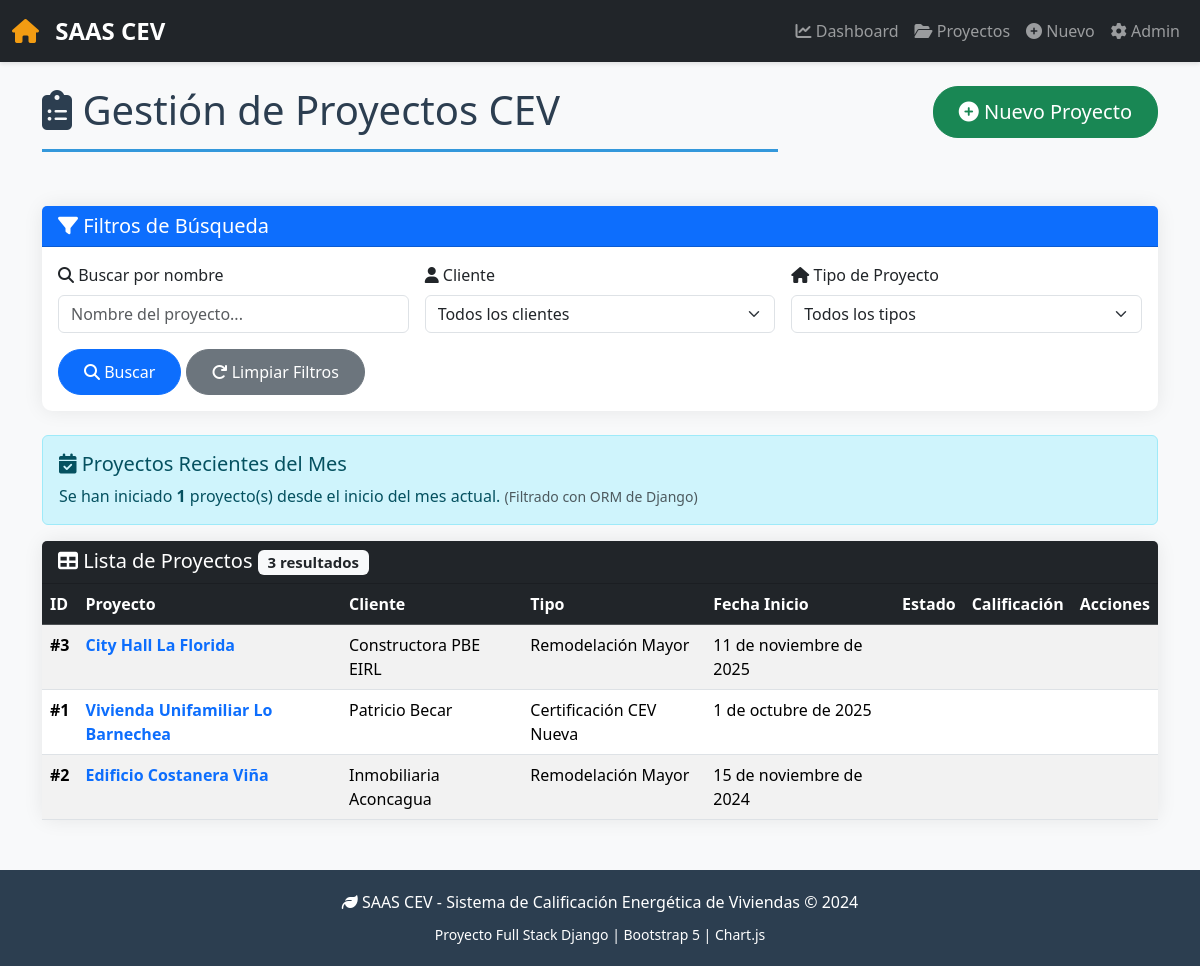
The page /proyectos/ on the database as committed earlier.
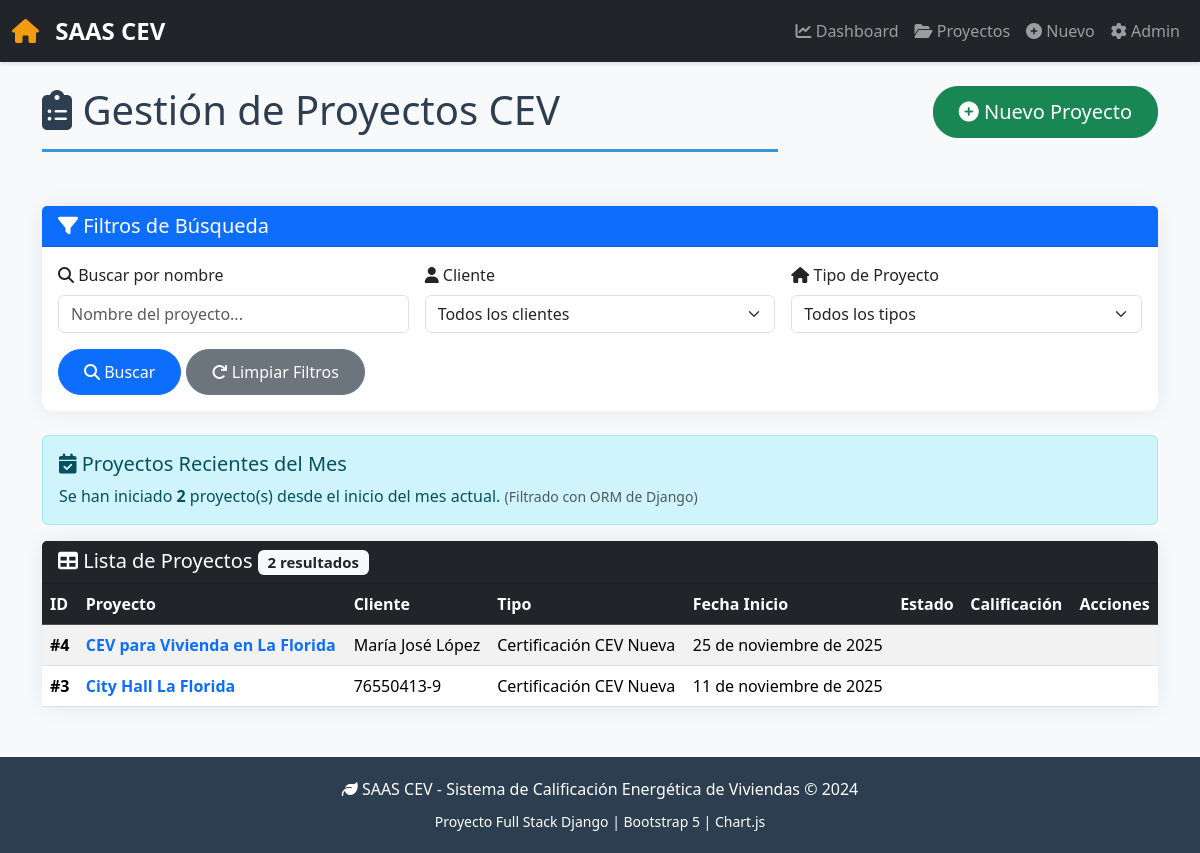
The same page on the database as committed later.
### gestion/models.py (models this page shows, shortened)
class Proyecto(models.Model):
    cliente = models.ForeignKey(Cliente, on_delete=models.CASCADE, related_name='proyectos')
    tipo = models.ForeignKey(TipoProyecto, on_delete=models.PROTECT)
    sistemas = models.ManyToManyField(SistemaClimatizacion, related_name='proyectos', blank=True)
    nombre = models.CharField(max_length=200, verbose_name="Nombre de la Vivienda/Proyecto")
    descripcion = models.TextField(blank=True, null=True)
    fecha_inicio = models.DateField(default=date.today)
    class Meta:
        verbose_name_plural = "Proyectos"
        ordering = ['-fecha_inicio']

class Cliente(models.Model):
    nombre = models.CharField(max_length=100, verbose_name="Nombre/Razón Social")
    contacto = models.CharField(max_length=100, verbose_name="Email de Contacto", unique=True)
    def __str__(self):
        return self.nombre

class TipoProyecto(models.Model):
    nombre = models.CharField(max_length=50)
    class Meta:
        verbose_name_plural = "Tipos de Proyecto"
    def __str__(self):
        return self.nombre

### gestion/views.py (the view)
# urls.py: path('proyectos/', ProyectoListView.as_view(), name='proyecto-list'),
class ProyectoListView(ListView):
    model = Proyecto
    template_name = 'gestion/proyecto_list.html'
    context_object_name = 'proyectos'
    paginate_by = 10
    def get_queryset(self):
        queryset = super().get_queryset().select_related('cliente', 'tipo').prefetch_related('sistemas')
        search = self.request.GET.get('search')
        if search:
            queryset = queryset.filter(nombre__icontains=search)
        cliente_id = self.request.GET.get('cliente')
        if cliente_id:
            queryset = queryset.filter(cliente_id=cliente_id)
        tipo_id = self.request.GET.get('tipo')
        if tipo_id:
            queryset = queryset.filter(tipo_id=tipo_id)
        return queryset.order_by('-fecha_inicio')
    def get_context_data(self, **kwargs):
        context = super().get_context_data(**kwargs)
        today = date.today()
        first_day_of_month = today.replace(day=1)
        context['proyectos_recientes'] = Proyecto.objects.filter(
            fecha_inicio__gte=first_day_of_month
        ).order_by('-fecha_inicio')
        from .models import TipoProyecto
        context['clientes'] = Cliente.objects.all()
        context['tipos'] = TipoProyecto.objects.all()
        return context

### gestion/templates/gestion/proyecto_list.html (shortened to what this page needs)
{% extends "gestion/base.html" %}
{% block content %}
<div class="row mb-4">
    <div class="col-md-8">
        <h1 class="page-header">
            <i class="fas fa-clipboard-list"></i> Gestión de Proyectos CEV
        </h1>
    </div>
    <div class="col-md-4 text-end">
        <a href="{% url 'proyecto-crear' %}" class="btn btn-success btn-lg btn-custom">
            <i class="fas fa-plus-circle"></i> Nuevo Proyecto
        </a>
    </div>
</div>
<div class="card mb-4">
    <div class="card-header bg-primary text-white">
        <h5 class="mb-0">
            <i class="fas fa-filter"></i> Filtros de Búsqueda
        </h5>
    </div>
    <div class="card-body">
        <form method="get" class="row g-3">
            <div class="col-md-4">
                <label for="search" class="form-label">
                    <i class="fas fa-search"></i> Buscar por nombre
                </label>
                <input type="text"
                       class="form-control"
                       id="search"
                       name="search"
                       placeholder="Nombre del proyecto..."
                       value="{{ request.GET.search }}">
            </div>
            <div class="col-md-4">
                <label for="cliente" class="form-label">
                    <i class="fas fa-user"></i> Cliente
                </label>
                <select class="form-select" id="cliente" name="cliente">
                    <option value="">Todos los clientes</option>
                </select>
            </div>
            <div class="col-md-4">
                <label for="tipo" class="form-label">
                    <i class="fas fa-home"></i> Tipo de Proyecto
                </label>
                <select class="form-select" id="tipo" name="tipo">
                    <option value="">Todos los tipos</option>
                </select>
            </div>
            <div class="col-12">
                <button type="submit" class="btn btn-primary btn-custom">
                    <i class="fas fa-search"></i> Buscar
                </button>
                <a href="{% url 'proyecto-list' %}" class="btn btn-secondary btn-custom">
                    <i class="fas fa-redo"></i> Limpiar Filtros
                </a>
            </div>
        </form>
    </div>
</div>
{% if proyectos_recientes %}
<div class="alert alert-info" role="alert">
    <h5 class="alert-heading">
        <i class="fas fa-calendar-check"></i> Proyectos Recientes del Mes
    </h5>
    <p class="mb-0">
        Se han iniciado <strong>{{ proyectos_recientes|length }}</strong> proyecto(s) desde el inicio del mes actual.
        <small class="text-muted">(Filtrado con ORM de Django)</small>
    </p>
</div>
{% endif %}
<div class="card">
    <div class="card-header bg-dark text-white">
        <h5 class="mb-0">
            <i class="fas fa-table"></i>
            Lista de Proyectos
            <span class="badge bg-light text-dark">{{ proyectos|length }} resultados</span>
        </h5>
    </div>
    <div class="card-body p-0">
        <div class="table-responsive">
            <table class="table table-hover table-striped mb-0">
                <thead class="table-dark">
                    <tr>
                        <th>ID</th>
                        <th>Proyecto</th>
                        <th>Cliente</th>
                        <th>Tipo</th>
                        <th>Fecha Inicio</th>
                        <th>Estado</th>
                        <th>Calificación</th>
                        <th class="text-center">Acciones</th>
                    </tr>
                </thead>
                <tbody>
                    {% for proyecto in proyectos %}
                    <tr>
                        <td><strong>#{{ proyecto.pk }}</strong></td>
                        <td>
                            <a href="{% url 'proyecto-detalle' proyecto.pk %}" class="text-decoration-none">
                                <strong>{{ proyecto.nombre }}</strong>
                            </a>
                        </td>
                        <td>{{ proyecto.cliente }}</td>
                        <td>{{ proyecto.tipo }}</td>
                        <td>{{ proyecto.fecha_inicio }}</td>
                        <td>{{ proyecto.estado }}</td>
                        <td>{{ proyecto.calificacion }}</td>
                        <td class="text-center">
                        </td>
                    </tr>
                    {% endfor %}
                </tbody>
            </table>
        </div>
    </div>
</div>
{% endblock %}

### gestion/templates/gestion/base.html (shortened to what this page needs)
{% load static %}
<!DOCTYPE html>
<html lang="es">
<head>
    <link href="https://cdn.jsdelivr.net/npm/bootstrap@5.3.3/dist/css/bootstrap.min.css" rel="stylesheet">
    <link rel="stylesheet" href="https://cdnjs.cloudflare.com/ajax/libs/font-awesome/6.5.1/css/all.min.css">
</head>
<body>
    <nav class="navbar navbar-expand-lg navbar-dark bg-dark sticky-top">
        <div class="container-fluid">
            <a class="navbar-brand" href="{% url 'home' %}">
                <i class="fas fa-home-lg-alt"></i> SAAS CEV
            </a>
            <div class="collapse navbar-collapse" id="navbarNav">
                <ul class="navbar-nav ms-auto">
                    <li class="nav-item">
                        <a class="nav-link" href="{% url 'home' %}">
                            <i class="fas fa-chart-line"></i> Dashboard
                        </a>
                    </li>
                    <li class="nav-item">
                        <a class="nav-link" href="{% url 'proyecto-list' %}">
                            <i class="fas fa-folder-open"></i> Proyectos
                        </a>
                    </li>
                    <li class="nav-item">
                        <a class="nav-link" href="{% url 'proyecto-crear' %}">
                            <i class="fas fa-plus-circle"></i> Nuevo
                        </a>
                    </li>
                    <li class="nav-item">
                        <a class="nav-link" href="{% url 'admin:index' %}">
                            <i class="fas fa-cog"></i> Admin
                        </a>
                    </li>
                </ul>
            </div>
        </div>
    </nav>
    <div class="container mt-4 animate-fade-in">
        {% block content %}
        {% endblock %}
    </div>
    <footer class="text-center">
        <div class="container">
            <p class="mb-0">
                <i class="fas fa-leaf"></i> SAAS CEV - Sistema de Calificación Energética de Viviendas &copy; 2024
            </p>
            <p class="mb-0 mt-2">
                <small>Proyecto Full Stack Django | Bootstrap 5 | Chart.js</small>
            </p>
        </div>
    </footer>
</body>
</html>

### gestion/templates/gestion/base.html (style rules this page uses)
:root { --primary-color: #2c3e50; --secondary-color: #3498db; --success-color: #27ae60; --warning-color: #f39c12; --danger-color: #e74c3c; }
body { font-family: 'Segoe UI', Tahoma, Geneva, Verdana, sans-serif; background-color: #f8f9fa; }
.navbar { box-shadow: 0 2px 4px rgba(0,0,0,.1); }
.navbar-brand { font-weight: bold; font-size: 1.5rem; }
.navbar-brand i { color: #f39c12; margin-right: 10px; }
.card { border: none; border-radius: 10px; box-shadow: 0 0 20px rgba(0,0,0,.08); margin-bottom: 20px; transition: transform 0.3s ease; }
.btn-custom { border-radius: 25px; padding: 10px 25px; font-weight: 500; transition: all 0.3s ease; }
.page-header { color: var(--primary-color); border-bottom: 3px solid var(--secondary-color); padding-bottom: 15px; margin-bottom: 30px; }
footer { background-color: var(--primary-color); color: white; padding: 20px 0; margin-top: 50px; }
.animate-fade-in { animation: fadeIn 0.5s ease-out; }

Rows that differ between the two databases and show on the page:
removed Proyecto: pk "1", nombre "Vivienda Unifamiliar Lo Barnechea", cliente "Patricio Becar", tipo "Certificación CEV Nueva", fecha_inicio "1 de octubre de 2025"
removed Proyecto: pk "2", nombre "Edificio Costanera Viña", cliente "Inmobiliaria Aconcagua", tipo "Remodelación Mayor", fecha_inicio "15 de noviembre de 2024"
added Proyecto: pk "4", nombre "CEV para Vivienda en La Florida", cliente "María José López", tipo "Certificación CEV Nueva", fecha_inicio "25 de noviembre de 2025"
changed Proyecto "City Hall La Florida": cliente "Constructora PBE EIRL" → "76550413-9"; tipo "Remodelación Mayor" → "Certificación CEV Nueva"
Other text that changed with them:
{{ proyectos_recientes|length }}: "1" → "2"
{{ proyectos|length }}: "3" → "2"
